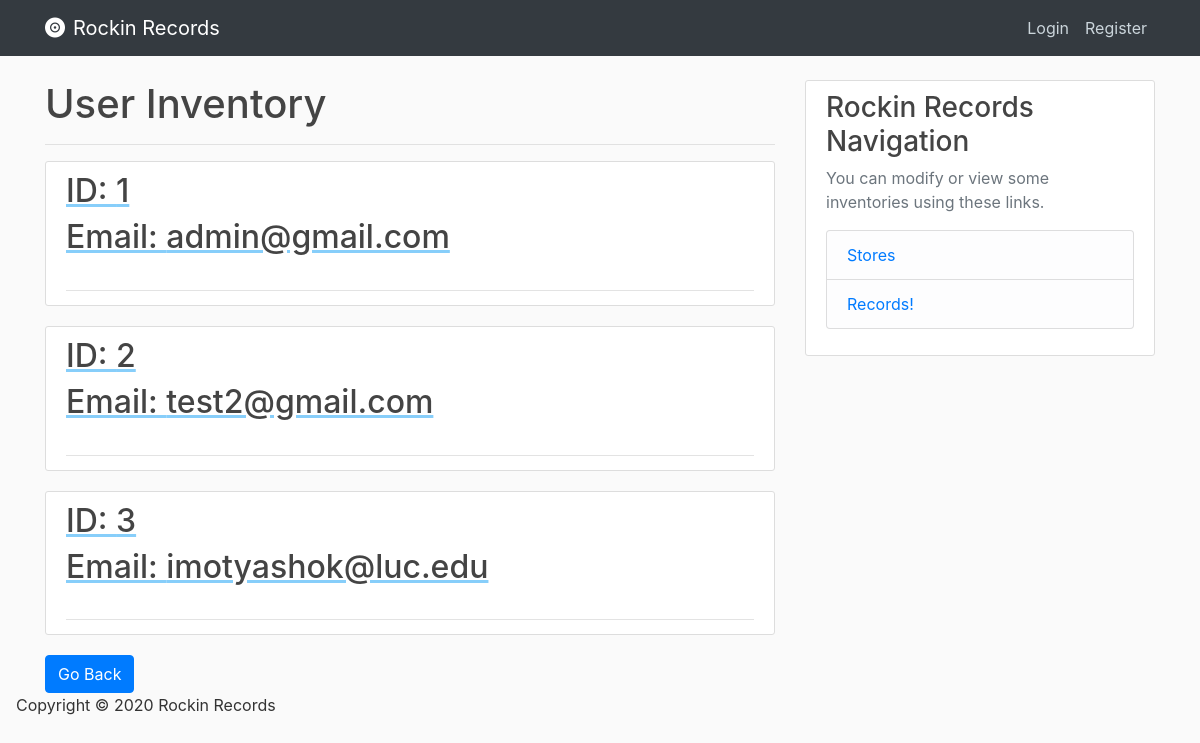
Screenshot of /users with the database file from the repository.
### database/models.py (models this page shows, shortened)
class Users(db.Model, UserMixin):
    user_id = db.Column(db.Integer, primary_key=True, nullable=False, autoincrement="auto")
    email = db.Column(db.String(120), unique=True, nullable=False)
    password = db.Column(db.String(120), nullable=False)
    street_address = db.Column(db.String(120))
    city_address = db.Column(db.String(120))
    state_address = db.Column(db.String(120))
    zip_address = db.Column(db.String(120))
    phone_number = db.Column(db.String(15))
    is_admin = db.Column(db.Boolean)

### database/routes.py (the view)
@app.route('/users')
def users():
    users = Users.query.all()
    return render_template('users.html', users=users)

### database/Templates/users.html (shortened to what this page needs)
{% extends "index.html" %}
{% block content %}
    <h1> User Inventory </h1>
    <hr>
    {% for user in users %}
        <article class="media content-section">
            <div class="media-body">
                <div class="article-metadata">
                    <a class="mr-2" href="{{ url_for('user', user_id=user.user_id) }}" style="text-decoration: underline; text-decoration-color: lightskyblue;" >
                    <h2> ID: {{ user['user_id'] }}</h2>
                    <h2> Email: {{ user['email'] }}</h2>
                    </a>
                </div>
          </div>
        </article>
     {% endfor %}
     <div>
        <a href="{{ url_for('home') }} ">
          <button class='btn btn-primary'>
              Go Back
          </button>
        </a>
     </div>
{% endblock content %}

### database/static/css/main.css (style rules this page uses)
body { background: #fafafa; color: #333333; margin-top: 5rem; }
h1, h2, h3, h4, h5, h6 { color: #444444; }
.content-section { background: #ffffff; padding: 10px 20px; border: 1px solid #dddddd; border-radius: 3px; margin-bottom: 20px; }
.article-metadata { padding-bottom: 1px; margin-bottom: 4px; border-bottom: 1px solid #e3e3e3 }

### rows the page displays
Users: user_id "1", email "admin@gmail.com"
Users: user_id "2", email "test2@gmail.com"
Users: user_id "3", email "imotyashok@luc.edu"
